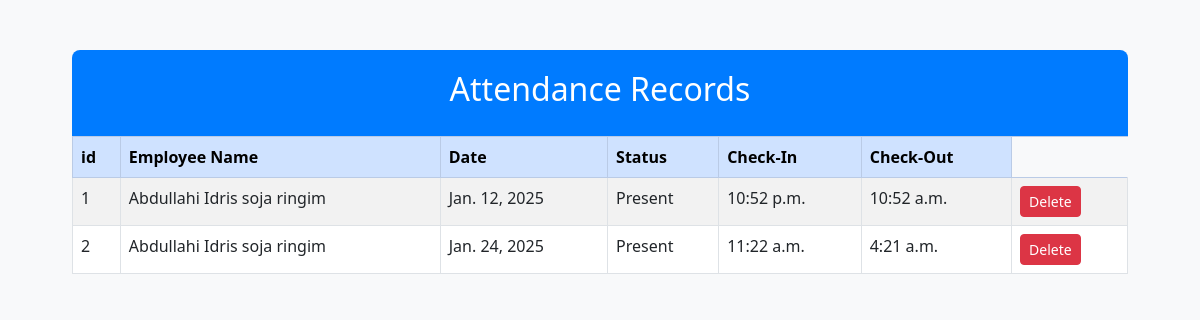
Screenshot of /adminattendance/ with the database file from the repository.
### employees/models.py (models this page shows)
class Attendance(models.Model):
    employee = models.ForeignKey(Employee, on_delete=models.CASCADE)
    date = models.DateField(auto_now_add=True)
    status = models.CharField(max_length=10, choices=[
        ('Present', 'Present'),
        ('Absent', 'Absent'),
        ('Late', 'Late')
    ])
    check_in = models.TimeField(null=True, blank=True)
    check_out = models.TimeField(null=True, blank=True)

class Employee(models.Model):
    user = models.OneToOneField(User, on_delete=models.CASCADE, null=True, blank=True)
    first_name = models.CharField(max_length=25)
    last_name = models.CharField(max_length=25)
    email = models.EmailField(max_length=355, unique=True)
    phone_number = models.CharField(max_length=25, null=True, blank=True)
    country = models.CharField(max_length=40)
    username = models.CharField(max_length=25, unique=True)
    password = models.CharField(max_length=128)
    confirm_password = models.CharField(max_length=128, null=True, blank=True)
    hire_date = models.DateField(auto_now_add=True)
    profile_picture = models.ImageField(upload_to='employees/', null=True, blank=True)
    reset_token = models.UUIDField(default=uuid.uuid4, unique=True, null=True, blank=True)

### employees/views.py (the view)
# urls.py: path('adminattendance/', views.adminattendance, name='adminattendance'),
def adminattendance(request):
    attendance = Attendance.objects.all()
    return render(request, 'employees/adminattendance.html', { 'attendance': attendance })

### employees/templates/employees/adminattendance.html (shortened to what this page needs)
<!DOCTYPE html>
<html lang="en">
<head>
    <link href="https://cdn.jsdelivr.net/npm/bootstrap@5.3.0-alpha3/dist/css/bootstrap.min.css" rel="stylesheet">
</head>
<body>
<div class="container table-container">
    <div class="table-header">
        <h2>Attendance Records</h2>
    </div>
    <table class="table table-bordered table-striped table-hover">
        <thead class="table-primary">
            <tr>
                <th>id</th>
                <th>Employee Name</th>
                <th>Date</th>
                <th>Status</th>
                <th>Check-In</th>
                <th>Check-Out</th>
            </tr>
        </thead>
        <tbody>
            {% for attendance in attendance %}
            <tr>
                <td>{{ forloop.counter }}</td>
                <td>{{ attendance.employee.first_name }} {{ attendance.employee.last_name }}</td>
                <td>{{ attendance.date }}</td>
                <td>{{ attendance.status }}</td>
                <td>{{ attendance.check_in|default:"N/A" }}</td>
                <td>{{ attendance.check_out|default:"N/A" }}</td>
                <td>
                    <a href="{% url 'delete_attendance' attendance.id %}" class="btn btn-danger btn-sm">Delete</a>
                </td>
            </tr>
            {% empty %}
            <tr>
                <td colspan="6" class="text-center">No attendance records found.</td>
            </tr>
            {% endfor %}
        </tbody>
    </table>
</div>
</body>
</html>

### employees/templates/employees/adminattendance.html (style rules this page uses)
body { background-color: #f8f9fa; }
.table-container { margin: 50px auto; max-width: 90%; }
.table-header { background-color: #007bff; color: #ffffff; padding: 20px; text-align: center; border-radius: 8px 8px 0 0; }

### rows the page displays
Attendance: employee.first_name "Abdullahi", employee.last_name "Idris soja ringim", date "Jan. 12, 2025", status "Present", check_in "10:52 p.m.", check_out "10:52 a.m."
Attendance: employee.first_name "Abdullahi", employee.last_name "Idris soja ringim", date "Jan. 24, 2025", status "Present", check_in "11:22 a.m.", check_out "4:21 a.m."
